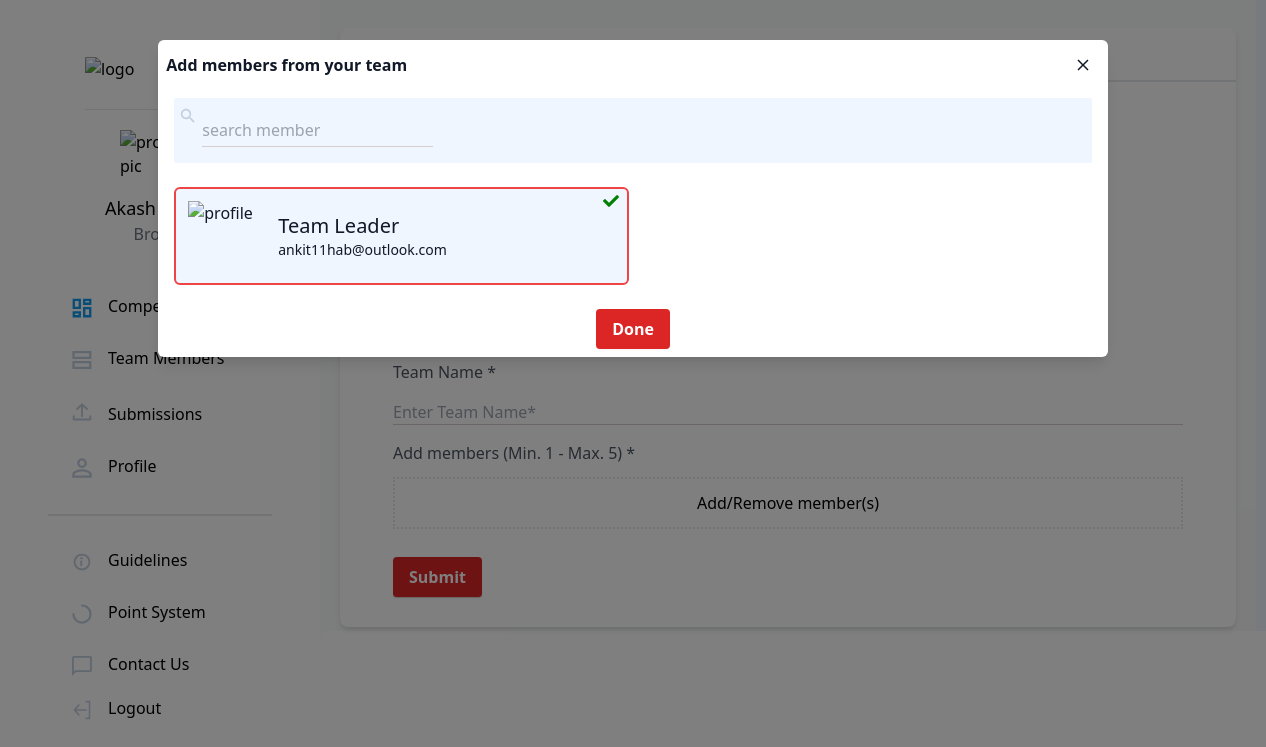
The page /competitions/register/1b3d4497-6dc4-4ddf-9a07-83ca98ca9dc2 (signed in) on the database as committed earlier.
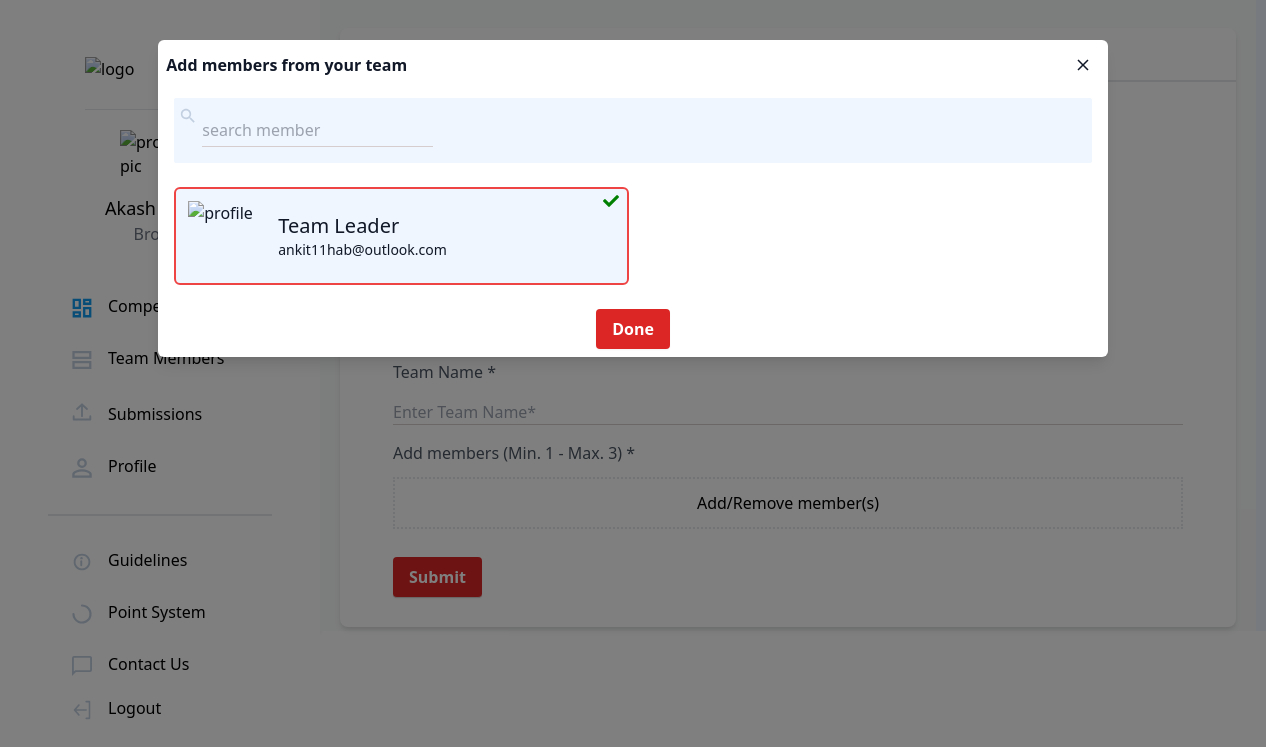
The same page on the database as committed later.
### competitions/models.py (models this page shows, shortened)
class Competition(models.Model):
  competition_choices = [('Dance', 'Dance'), ('Music','Music'), ('Stagecraft','Stagecraft'), ('Fashion','Fashion'),( 'Class Appart','Class Appart'), ('Art Talkies','Art Talkies'), ('Literacy','Literacy'), ('Digital Dextirity','Digital Dextirity'), ('Lights Camera Action','Lights Camera Action'), ('Informals','Informals')]
  id = models.SlugField(primary_key=True, default=uuid.uuid4)
  module = models.CharField(choices = competition_choices, max_length=127)
  event_name = models.CharField(max_length = 255)
  event_desc = models.CharField(max_length = 255)
  event_rules = models.TextField(blank=True, null=True)
  max_members = models.IntegerField(default = 1)
  min_members = models.IntegerField(default = 1)
  location = models.CharField(max_length = 63)
  prize_worth = models.IntegerField()
  image = models.ImageField(upload_to="image_uploads/", default='event_default.png')

### authentication/models.py (models this page shows, shortened)
class NewUser(AbstractBaseUser, PermissionsMixin):
    id = models.SlugField(primary_key=True, default=uuid.uuid4)
    email = models.EmailField(_('email address'), unique=True)
    username = models.CharField(max_length=150, unique=True)
    collegename = models.CharField(max_length=150, unique=False)
    city = models.CharField(max_length=150, unique=False)
    fullname = models.CharField(max_length=150, blank=True)
    phone = PhoneNumberField(unique=False, blank=True)
    date_joined = models.DateTimeField(default=timezone.now)
    provider = models.CharField(max_length=200, unique=False, default="email")
    about = models.TextField(_('about'), max_length=500, blank=True)
    is_staff = models.BooleanField(default=False)
    is_active = models.BooleanField(default=True)
    objects = CustomAccountManager()
    USERNAME_FIELD = 'email'
    REQUIRED_FIELDS = ['username']

### competitions/views.py (the view)
@login_required(login_url='login')
def registercompetition(request, slug):
    comp = Competition.objects.get(id=slug)
    check_unique = CompTeam.objects.filter(leader=request.user, event=comp)
    team_members = Team.objects.get(leader=request.user).members.all()
    if request.method != 'POST' and len(check_unique) > 0:
        messages.error(
            request, 'You have already registered your team for this event')
        return redirect('showallcompetitions')
    else:
        if request.method == 'POST':
            print(request.user)
            print(request.POST.get('members'))
            compteams = CompTeam.objects.create(event=comp, leader=request.user, teamname=request.POST['teamname'])
            team_members=[]
            for member in json.loads(request.POST.get('members')):
                print(str(member['id']))
                compteams.members.add(TeamMembers.objects.get(id=str(member['id'])))
                compteams.save()
            messages.success(request, 'You have registered your team for this event successfully')
            return HttpResponse("OK")
    return render(request, 'competitions/compreg.html', {'comp': comp,'team_members': team_members})

### templates/competitions/compreg.html (shortened to what this page needs)
{% extends '../basictailwind.html'%}
{% block body %}
<body x-data="{ showModal: false}" :class="{'overflow-y-hidden': showModal}">
    <div class="bg-blue-50 flex">
        {% include "../navbar.html" %}
        <div class="flex">
            <div class="flex-grow">
                <div class="bg-white flex bg-gray-50 flex-grow">
                    <div class="mx-4 flex-grow">
                        <br>
                        <div class="flex m-1">
                            <div class=" bg-white max-w-4xl rounded-lg w-screen shadow-md">
                                <div>
                                    <div class="py-3 pl-6  text-xl border-b-2 font-normal">Register</div>
                                    <div class="mx-10">
                                        <div class="container">
                                        <form id="add-member-form">
                                            <div class="flex flex-col justify-center">
                                                <div
                                                    class="relative flex flex-col md:flex-row md:space-x-5 space-y-3 md:space-y-0 p-3 max-w-xs md:max-w-3xl mx-auto border border-white bg-white">
                                                    <div class="w-full md:w-1/3 bg-white grid place-items-center">
                                                    </div>
                                                    <div class="w-full md:w-2/3 bg-white flex flex-col space-y-2 p-3">
                                                        <h3 class="font-medium md:text-3xl text-xl">{{comp.event_name}}</h3>
                                                        <p class="md:text-lg text-gray-500 text-base">{{comp.module}} &#xb7; <span style="color: #EE6337;text-decoration:none;"><a href="www.facebook.com" class="cursor-pointer">View Rules</a></span></p>
                                                        <p class="md:text-lg text-gray-500 text-base">
                                                            <span style="text-gray-600"> {{comp.location}}</span>
                                                        </p>
                                                        <p class="text-xl text-gray-800">
                                                            <span class="font-normal text-gray-600 text-base">Total prizes worth</span><br>
                                                            <span class="font-medium">₹{{comp.prize_worth}}</span>
                                                        </p>
                                                    </div>
                                                </div>
                                            </div>
                                            <div class="p-3 mx-auto border border-white bg-white">
                                                <div class="font-normal text-gray-600 text-base">Team Name *</div>
                                                <input type="text" class="w-full" name="teamname" id="teamname" placeholder="Enter Team Name*"                        required>
                                                <div class="font-normal text-gray-600 text-base">Add members (Min. {{comp.min_members}} - Max. {{comp.max_members}}) *</div>
                                                <div class="py-3 px-6 my-3 border-dotted border-2 font-normal w-full text-center cursor-pointer" @click="showModal = true">Add/Remove member(s)</div>
                                                <input type="submit"
                                                    class="bg-red-600 hover:bg-red-700 text-white inline-block py-2 px-4 rounded shadow-sm font-semibold text-base"/>
                                            </div>
                                        </form>
                                        </div>
                                    </div>
                                </div>
                            </div>
                        </div>
                    </div>
                </div>
            </div>
        </div>
    </div>
    <div class="fixed inset-0 w-full h-full z-20 bg-black bg-opacity-50 duration-300 overflow-y-auto" id="addmodal"x-show="showModal"
        x-transition:enter="transition duration-300" x-transition:enter-start="opacity-0"
        x-transition:enter-end="opacity-100" x-transition:leave="transition duration-300"
        x-transition:leave-start="opacity-100" x-transition:leave-end="opacity-0">
        <div class="relative sm:w-3/4 md:w-3/4 lg:w-3/4 mx-2 sm:mx-auto my-10 opacity-100">
            <div class="relative bg-white shadow-lg rounded-md text-gray-900 z-20" @click.away="showModal = false"
                x-show="showModal" x-transition:enter="transition transform duration-300" x-transition:enter-start="scale-0"
                x-transition:enter-end="scale-100" x-transition:leave="transition transform duration-300"
                x-transition:leave-start="scale-100" x-transition:leave-end="scale-0">
                <header class="flex items-center justify-between p-2">
                    <h2 class="font-semibold">Add members from your team</h2>
                    <button class="focus:outline-none p-2" @click="showModal = false">
                        <svg class="fill-current" xmlns="http://www.w3.org/2000/svg" width="18" height="18" viewBox="0 0 18 18">
                            <path
                                d="M14.53 4.53l-1.06-1.06L9 7.94 4.53 3.47 3.47 4.53 7.94 9l-4.47 4.47 1.06 1.06L9 10.06l4.47 4.47 1.06-1.06L10.06 9z">
                            </path>
                        </svg>
                    </button>
                </header>
                <div class="mx-4 my-2 bg-blue-50 rounded-sm">
                    <span class="float-left p-1">
                    </span>
                    <span>
                        <input type="search" class="py-1 bg-blue-50 font-light text-base" placeholder="search member" />
                    </span>
                </div>
                <div class="p-3 grid grid-cols-1 sm:grid-cols-2">
                    <div class="m-1 p-3 flex bg-white bg-blue-50 border-red-500 border-2 rounded-md relative cursor-pointer">
                        <img width="70" height="70" src="https://i.ibb.co/BzT98sw/image.png" alt="profile" border="0" />
                        <div class="absolute top-0 right-0 h-16 w-16 text-right px-2" id="{{member.id}}"><i class="fa fa-check"
                                aria-hidden="true" style="color:green;"></i></div>
                        <div class="mx-5 my-auto">
                            <div class="font-medium text-xl text-base">Team Leader</div>
                            <div class="font-light text-sm">{{request.user.email}}</div>
                        </div>
                    </div>
                </div>
                <footer  class="p-2 text-center">
                    <button class="bg-red-600 hover:bg-red-700 text-white inline-block py-2 px-4 rounded shadow-sm font-semibold text-base"id="confirm-select"  @click="showModal = false">Done</button>
                </footer>
            </div>
        </div>
    </div>
</body>
{%endblock%}

### templates/basictailwind.html (shortened to what this page needs)
<!DOCTYPE html>
<html>
<head>
    <link rel="stylesheet" href="https://use.fontawesome.com/releases/v5.7.2/css/all.css"
>
    <link href="https://unpkg.com/tailwindcss@^2/dist/tailwind.min.css" rel="stylesheet">
</head>
<body>
    {% block body %} {% endblock %}
</body>
</html>

### templates/navbar.html (shortened to what this page needs)
  <nav class="w-80 hidden sm:block bg-white rounded shadow-md">
    <div class="w-80 h-screen flex flex-col justify-center bg-white border-gray-400 px-12 fixed float-left">
      <a href="#"><img src="https://i.ibb.co/28C2v0b/image.png" class="mt-24 mx-auto pb-3 border-b" width="150px" height="40px" alt="logo" border="0" /></a>
      <div class="flex flex-col justify-center my-5">
        <div class="pt-4 font-medium text-lg text-center">Akash Dubey</div>
        <div class="text-gray-500 text-base font-normal text-center">Bronze</div>
      </div>
      <div class="pt-2 mt-2 mb-28 flex flex-col justify-center">
        <a href="{%url 'showallcompetitions'%}"><div class="rounded-full flex flex-nowrap my-2 py-2 pl-6 w-60 hover:border-0 hover:bg-gray-100">
          <svg width="20" height="20" viewBox="0 0 24 24" fill="none" xmlns="http://www.w3.org/2000/svg">
            <path d="M9.35 11.85H2.15V2.15H9.35V11.85ZM9.35 21.85H2.15V17.15H9.35V21.85ZM21.85 21.85H14.65V12.15H21.85V21.85ZM14.65 6.85V2.15H21.85V6.85H14.65Z" stroke="#109CF1" stroke-width="2.8" />
          </svg>
          <p class="pl-4 -mt-1">Competitons</p>
        </div></a>
        <a href="{%url 'team'%}"><div class="rounded-full flex flex-nowrap my-2 py-2 w-60 pl-6 hover:border-0 hover:bg-gray-100">
          <svg width="20" height="20" viewBox="0 0 25 24" fill="none" xmlns="http://www.w3.org/2000/svg">
            <path d="M1.9 9.35V2.15H22.85V9.35H1.9ZM1.9 21.85V14.65H22.85V21.85H1.9Z" stroke="#C2CFE0" stroke-width="2.8" />
          </svg>
          <p class="pl-4 -mt-1">Team Members</p>
        </div></a>
        <a href="{%url 'showallcompetitions'%}"><div class="rounded-full flex flex-nowrap my-2 py-2 w-60 pl-6 hover:border-0 hover:bg-gray-100">
          <p class="pl-4">Submissions</p>
        </div></a>
        <div class="rounded-full flex flex-nowrap my-2 py-2 w-60 pl-6 hover:border-0 hover:bg-gray-100 mb-3">
          <p class="pl-4 -mt-1">Profile</p>
        </div>
        <hr class="my-4 border bg-gray-200" />
        <div class="rounded-full flex flex-nowrap my-2 py-2 w-60 pl-6 hover:border-0 hover:bg-gray-100 mt-3">
          <p class="pl-4 -mt-1">Guidelines</p>
        </div>
        <div class="rounded-full flex flex-nowrap my-2 py-2 w-60 pl-6 hover:border-0 hover:bg-gray-100">
          <p class="pl-4 -mt-1">Point System</p>
        </div>
        <div class="rounded-full flex flex-nowrap my-2 py-2 w-60 pl-6 hover:border-0 hover:bg-gray-100">
          <p class="pl-4 -mt-1">Contact Us</p>
        </div>
        <div class="rounded-full flex flex-nowrap py-2 pl-6 w-60 hover:border-0 hover:bg-gray-100">
          <p class="pl-4 -mt-1">Logout</p>
        </div>
      </div>
    </div>
  </nav>

### templates/competitions/compreg.html (style rules this page uses)
input { border: none; border-bottom: 1px solid rgb(214, 206, 206); margin: 16px 0px; }

Rows that differ between the two databases and show on the page:
changed Competition: max_members "5" → "3"
